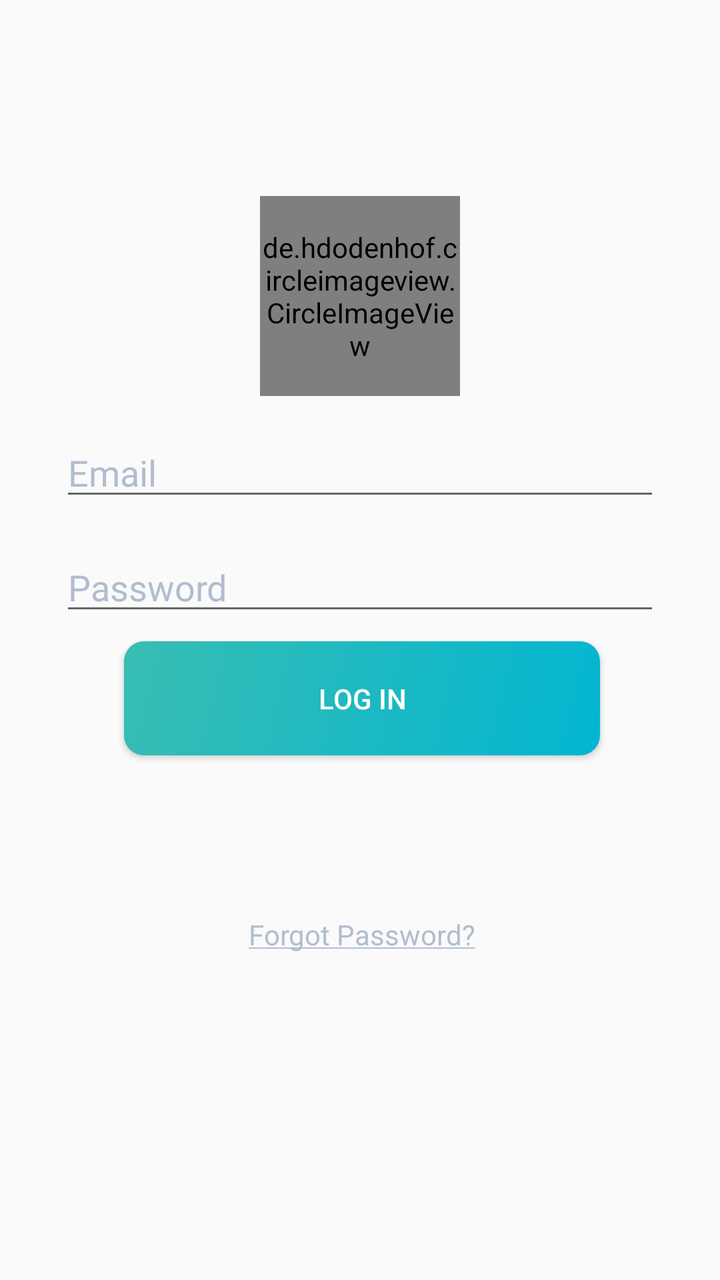
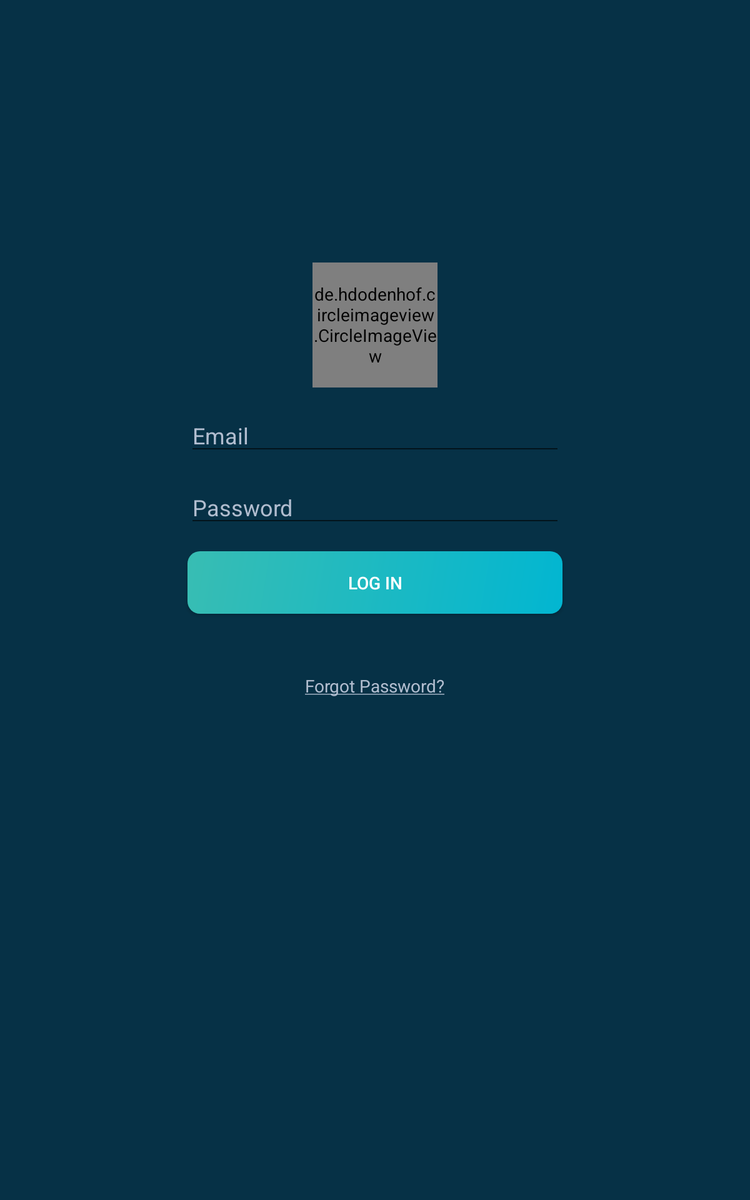

First picture: res/layout/ on a phone held upright. Second picture: the repository's own variant of that layout, on a device whose configuration matches the variant's folder. Source for both follows.
<!-- AndroidManifest.xml: application theme AppTheme -->
<!-- res/layout/frag_login.xml -->
<?xml version="1.0" encoding="utf-8"?>
<ScrollView xmlns:android="http://schemas.android.com/apk/res/android"
    android:layout_width="match_parent"
    android:layout_height="match_parent">


    <FrameLayout xmlns:android="http://schemas.android.com/apk/res/android"
        xmlns:app="http://schemas.android.com/apk/res-auto"
        xmlns:tools="http://schemas.android.com/tools"
        android:id="@+id/forgot_password_container"
        android:layout_width="match_parent"
        android:layout_height="match_parent"
        android:paddingBottom="@dimen/activity_vertical_margin"
        android:paddingLeft="@dimen/activity_horizontal_margin"
        android:paddingRight="@dimen/activity_horizontal_margin"
        android:paddingTop="@dimen/activity_vertical_margin"
        tools:context="com.kshrd.ipcam.fragment.LoginFragment">


        <android.support.constraint.ConstraintLayout
            android:layout_width="match_parent"
            android:layout_height="match_parent">

            <de.hdodenhof.circleimageview.CircleImageView
                android:id="@+id/imgMainLogo"
                android:layout_width="100dp"
                android:layout_height="100dp"
                android:src="@drawable/ic_launcher"
                android:layout_centerVertical="true"
                android:layout_alignParentLeft="true"
                android:layout_alignParentStart="true"
                android:layout_marginTop="88dp"
                app:layout_constraintTop_toTopOf="parent"
                app:layout_constraintLeft_toLeftOf="parent"
                app:layout_constraintRight_toRightOf="parent"
                tools:layout_constraintRight_creator="1"
                tools:layout_constraintLeft_creator="1" />

            <EditText
                android:layout_height="wrap_content"
                android:inputType="textEmailAddress"
                android:hint="@string/Email"
                android:ems="10"
                android:textColor="#b1bdcf"
                android:id="@+id/edEmail"
                android:textColorHint="@color/Text"
                android:layout_width="300dp"
                android:layout_marginTop="16dp"
                app:layout_constraintTop_toBottomOf="@+id/imgMainLogo"
                android:layout_marginEnd="16dp"
                app:layout_constraintRight_toRightOf="parent"
                android:layout_marginRight="16dp"
                android:layout_marginStart="16dp"
                app:layout_constraintLeft_toLeftOf="parent"
                android:layout_marginLeft="16dp" />

            <EditText
                android:layout_height="wrap_content"
                android:inputType="textPassword"
                android:ems="10"
                android:textColor="#b1bdcf"
                android:id="@+id/edChPassword"
                android:hint="@string/Password"
                android:textColorHint="@color/Text"
                android:layout_width="0dp"
                app:layout_constraintLeft_toLeftOf="@+id/edEmail"
                app:layout_constraintRight_toRightOf="@+id/edEmail"
                android:layout_marginTop="16dp"
                app:layout_constraintTop_toBottomOf="@+id/edEmail"
                tools:layout_constraintRight_creator="1"
                tools:layout_constraintLeft_creator="1" />

            <Button
                android:text="@string/Login"
                android:onClick="defaultLogin"
                android:layout_height="57dp"
                android:id="@+id/btn_login"
                android:background="@drawable/default_button_gradient"
                android:textColor="#ffffff"
                android:layout_width="238dp"
                android:layout_marginTop="8dp"
                app:layout_constraintTop_toBottomOf="@+id/edChPassword"
                app:layout_constraintRight_toRightOf="@+id/edChPassword"
                android:layout_marginStart="16dp"
                app:layout_constraintLeft_toLeftOf="parent"
                android:layout_marginLeft="16dp" />

            <TextView
                android:text="@string/ForgotPassword"
                android:layout_width="wrap_content"
                android:layout_height="wrap_content"
                android:id="@+id/txt_forgot_password"
                android:textColor="@color/Text"
                android:onClick="fogotPassword"
                app:layout_constraintLeft_toLeftOf="@+id/btn_login"
                app:layout_constraintRight_toRightOf="@+id/btn_login"
                android:layout_marginTop="80dp"
                app:layout_constraintTop_toBottomOf="@+id/btn_login"
                tools:layout_constraintRight_creator="1"
                tools:layout_constraintLeft_creator="1" />
        </android.support.constraint.ConstraintLayout>

    </FrameLayout>
</ScrollView>
<!-- resources referenced by this layout -->
<resources>
  <color name="Text">#b1bdcf</color>
  <dimen name="activity_horizontal_margin">16dp</dimen>
  <dimen name="activity_vertical_margin">10dp</dimen>
  <!-- drawable default_button_gradient (drawable-mdpi) -->
  <?xml version="1.0" encoding="utf-8"?>
  <shape xmlns:android="http://schemas.android.com/apk/res/android"
      android:shape="rectangle">
      
      <gradient
          android:startColor="#02B6D1"
          android:endColor="#38BDB3"
          android:angle="135" />
  
      <corners
          android:bottomLeftRadius="10dp"
          android:bottomRightRadius="10dp"
          android:radius="30dp"
          android:topLeftRadius="10dp"
          android:topRightRadius="10dp" />
  
      
  
      <padding
          android:bottom="0dp"
          android:left="0dp"
          android:right="0dp"
          android:top="0dp" />
  
      <size
          android:height="50dp"
          android:width="270dp" />
  </shape>
  <!-- drawable ic_launcher: png bitmap (drawable, 17781 bytes) -->
  <string name="Email">Email</string>
  <string name="ForgotPassword"><u>Forgot Password?</u></string>
  <string name="Login">Log In</string>
  <string name="Password">Password</string>
  <style name="AppTheme" parent="Theme.AppCompat.Light.NoActionBar">
          
          <item name="colorPrimary">@color/colorPrimary</item>
          <item name="colorPrimaryDark">@color/colorPrimaryDark</item>
          <item name="colorAccent">@color/colorAccent</item>
      </style>
  <color name="colorPrimary">#3146ba</color>
  <color name="colorPrimaryDark">#031d29</color>
  <color name="colorAccent">#1a7b95</color>
</resources>
<!-- res/layout-large/frag_login.xml (the repository's variant of the layout above) -->
<!-- drawn on a 7-inch tablet held upright -->
<?xml version="1.0" encoding="utf-8"?>
<ScrollView xmlns:android="http://schemas.android.com/apk/res/android"
    android:layout_width="match_parent"
    android:background="@color/backgroundColor"
    android:layout_height="match_parent">

    <FrameLayout xmlns:android="http://schemas.android.com/apk/res/android"
        xmlns:app="http://schemas.android.com/apk/res-auto"
        xmlns:tools="http://schemas.android.com/tools"
        android:id="@+id/forgot_password_container"
        android:layout_width="match_parent"
        android:layout_height="match_parent"

        android:paddingBottom="@dimen/activity_vertical_margin"
        android:paddingLeft="@dimen/activity_horizontal_margin"
        android:paddingRight="@dimen/activity_horizontal_margin"
        android:paddingTop="@dimen/activity_vertical_margin"
        tools:context="com.kshrd.ipcam.fragment.LoginFragment">


        <android.support.constraint.ConstraintLayout
            android:layout_width="match_parent"
            android:layout_height="match_parent">

            <de.hdodenhof.circleimageview.CircleImageView
                android:id="@+id/imgMainLogo"
                android:layout_width="100dp"
                android:layout_height="100dp"
                android:layout_alignParentLeft="true"
                android:layout_alignParentStart="true"
                android:layout_centerVertical="true"
                android:layout_marginTop="200dp"
                android:src="@drawable/ic_launcher"
                app:layout_constraintLeft_toLeftOf="parent"
                app:layout_constraintRight_toRightOf="parent"
                app:layout_constraintTop_toTopOf="parent"
                tools:layout_constraintLeft_creator="1"
                tools:layout_constraintRight_creator="1" />

            <EditText
                android:id="@+id/edEmail"
                android:layout_width="300dp"
                android:layout_height="wrap_content"
                android:layout_marginEnd="4dp"
                android:layout_marginLeft="4dp"
                android:layout_marginRight="4dp"
                android:layout_marginStart="4dp"
                android:layout_marginTop="16dp"
                android:ems="10"
                android:hint="@string/Email"
                android:inputType="textEmailAddress"
                android:textColor="#b1bdcf"
                android:textColorHint="@color/Text"
                app:layout_constraintLeft_toLeftOf="@+id/imgMainLogo"
                app:layout_constraintRight_toRightOf="@+id/imgMainLogo"
                app:layout_constraintTop_toBottomOf="@+id/imgMainLogo" />

            <EditText
                android:id="@+id/edChPassword"
                android:layout_width="0dp"
                android:layout_height="wrap_content"
                android:layout_marginTop="16dp"
                android:ems="10"
                android:hint="@string/Password"
                android:inputType="textPassword"
                android:textColor="#b1bdcf"
                android:textColorHint="@color/Text"
                app:layout_constraintLeft_toLeftOf="@+id/edEmail"
                app:layout_constraintRight_toRightOf="@+id/edEmail"
                app:layout_constraintTop_toBottomOf="@+id/edEmail"
                tools:layout_constraintLeft_creator="1"
                tools:layout_constraintRight_creator="1" />

            <Button
                android:id="@+id/btn_login"
                android:layout_width="0dp"
                android:layout_height="wrap_content"
                android:layout_marginTop="16dp"
                android:background="@drawable/default_button_gradient"
                android:onClick="defaultLogin"
                android:text="@string/Login"
                android:textColor="#ffffff"
                app:layout_constraintLeft_toLeftOf="@+id/edChPassword"
                app:layout_constraintRight_toRightOf="@+id/edChPassword"
                app:layout_constraintTop_toBottomOf="@+id/edChPassword"
                tools:layout_constraintLeft_creator="1"
                tools:layout_constraintRight_creator="1" />

            <TextView
                android:id="@+id/txt_forgot_password"
                android:layout_width="wrap_content"
                android:layout_height="wrap_content"
                android:layout_marginTop="48dp"
                android:onClick="fogotPassword"
                android:text="@string/ForgotPassword"
                android:textColor="@color/Text"
                app:layout_constraintLeft_toLeftOf="@+id/btn_login"
                app:layout_constraintRight_toRightOf="@+id/btn_login"
                app:layout_constraintTop_toBottomOf="@+id/btn_login"
                tools:layout_constraintLeft_creator="1"
                tools:layout_constraintRight_creator="1" />
        </android.support.constraint.ConstraintLayout>

    </FrameLayout>
</ScrollView>
<!-- resources referenced by the variant -->
<!-- as a 7-inch tablet held upright resolves them -->
<resources>
  <color name="Text">#b1bdcf</color>
  <color name="backgroundColor">#063146</color>
  <dimen name="activity_horizontal_margin">16dp</dimen>
  <dimen name="activity_vertical_margin">10dp</dimen>
  <!-- drawable default_button_gradient (drawable-mdpi) -->
  <?xml version="1.0" encoding="utf-8"?>
  <shape xmlns:android="http://schemas.android.com/apk/res/android"
      android:shape="rectangle">
      
      <gradient
          android:startColor="#02B6D1"
          android:endColor="#38BDB3"
          android:angle="135" />
  
      <corners
          android:bottomLeftRadius="10dp"
          android:bottomRightRadius="10dp"
          android:radius="30dp"
          android:topLeftRadius="10dp"
          android:topRightRadius="10dp" />
  
      
  
      <padding
          android:bottom="0dp"
          android:left="0dp"
          android:right="0dp"
          android:top="0dp" />
  
      <size
          android:height="50dp"
          android:width="270dp" />
  </shape>
  <!-- drawable ic_launcher: png bitmap (drawable, 17781 bytes) -->
  <string name="Email">Email</string>
  <string name="ForgotPassword"><u>Forgot Password?</u></string>
  <string name="Login">Log In</string>
  <string name="Password">Password</string>
  <style name="AppTheme" parent="Theme.AppCompat.Light.NoActionBar">
          
          <item name="colorPrimary">@color/colorPrimary</item>
          <item name="colorPrimaryDark">@color/colorPrimaryDark</item>
          <item name="colorAccent">@color/colorAccent</item>
      </style>
  <color name="colorPrimary">#3146ba</color>
  <color name="colorPrimaryDark">#031d29</color>
  <color name="colorAccent">#1a7b95</color>
</resources>
